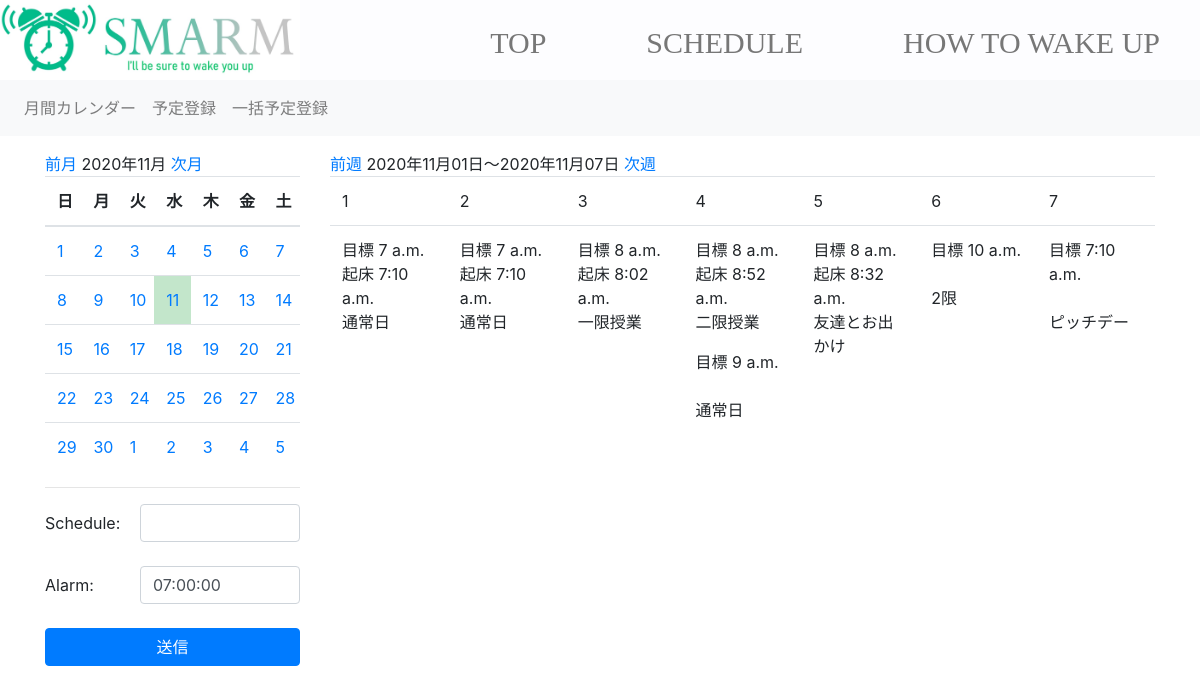
Screenshot of /schedule/mycalendar/2020/11/1/ with the database file from the repository.
### wakeup/models.py (models this page shows, shortened)
class Schedule(models.Model):
    summary = models.CharField('Schedule', max_length=50)
    start_time = models.TimeField('Alarm', default=datetime.time(7, 0, 0))
    end_time = models.TimeField('WakeUp', blank=True, null=True)
    date = models.DateField('日付')
    created_at = models.DateTimeField('作成日', default=timezone.now)

### wakeup/views.py (the view, shortened to what this page needs)
# urls.py: path('schedule/mycalendar/', views.MyCalendar.as_view(), name='mycalendar'),
class MyCalendar(mixins.MonthCalendarMixin, mixins.WeekWithScheduleMixin, generic.CreateView):
    template_name = 'wakeup/mycalendar.html'
    model = Schedule
    date_field = 'date'
    form_class = BS4ScheduleForm
    def get_context_data(self, **kwargs):
        context = super().get_context_data(**kwargs)
        week_calendar_context = self.get_week_calendar()
        month_calendar_context = self.get_month_calendar()
        context.update(week_calendar_context)
        context.update(month_calendar_context)
        return context

### wakeup/forms.py (shortened to what this page needs)
class BS4ScheduleForm(forms.ModelForm):
    class Meta:
        model = Schedule
        fields = ('summary', 'start_time')
        widgets = {
            'summary': forms.TextInput(attrs={
                'class': 'form-control',
            }),
            'start_time': forms.TextInput(attrs={
                'class': 'form-control',
            }),
        }

### wakeup/mixins.py (called while the page is built)
    def setup_calendar(self):
        self._calendar = calendar.Calendar(self.first_weekday)

    def get_week_names(self):
        week_names = deque(self.week_names)
        week_names.rotate(-self.first_weekday)  # リスト内の要素を右に1つずつ移動...なんてときは、dequeを使うと中々面白いです
        return week_names

    def get_previous_month(self, date):
        if date.month == 1:
            return date.replace(year=date.year-1, month=12, day=1)
        else:
            return date.replace(month=date.month-1, day=1)

    def get_next_month(self, date):
        if date.month == 12:
            return date.replace(year=date.year+1, month=1, day=1)
        else:
            return date.replace(month=date.month+1, day=1)

    def get_month_days(self, date):
        return self._calendar.monthdatescalendar(date.year, date.month)

    def get_current_month(self):
        month = self.kwargs.get('month')
        year = self.kwargs.get('year')
        if month and year:
            month = datetime.date(year=int(year), month=int(month), day=1)
        else:
            month = datetime.date.today().replace(day=1)
        return month

    def get_month_calendar(self):
        self.setup_calendar()
        current_month = self.get_current_month()
        calendar_data = {
            'now': datetime.date.today(),
            'month_days': self.get_month_days(current_month),
            'month_current': current_month,
            'month_previous': self.get_previous_month(current_month),
            'month_next': self.get_next_month(current_month),
            'week_names': self.get_week_names(),
        }
        return calendar_data

    def get_week_days(self):
        month = self.kwargs.get('month')
        year = self.kwargs.get('year')
        day = self.kwargs.get('day')
        if month and year and day:
            date = datetime.date(year=int(year), month=int(month), day=int(day))
        else:
            date = datetime.date.today()
        for week in self._calendar.monthdatescalendar(date.year, date.month):
            if date in week:  # 週ごとに取り出され、中身は全てdatetime.date型。該当の日が含まれていれば、それが今回表示すべき週です
                return week

### wakeup/templates/wakeup/mycalendar.html (shortened to what this page needs)
{% extends 'wakeup/schedule_base.html' %}
{% block content %}
    <div class="row">
        <div class="col-md-3">
            {% include 'wakeup/includes/month.html' %}
            <hr>
            <form action="" method="POST">
                {% for field in form %}
                    <div class="form-group row">
                        <label for="{{ field.id_for_label }}"
                               class="col-sm-4 col-form-label">{{ field.label_tag }}</label>
                        <div class="col-sm-8">
                            {{ field }}
                        </div>
                    </div>
                {% endfor %}
                <button type="submit" class="btn btn-primary btn-block">送信</button>
            </form>
        </div>
        <div class="col-md-9">
            {% include 'wakeup/includes/week.html' %}
        </div>
    </div>
{% endblock %}
{% block extrajs %}
    <link rel="stylesheet" type="text/css"
          href="https://cdnjs.cloudflare.com/ajax/libs/timedropper/1.0/timedropper.min.css">
{% endblock %}

### wakeup/templates/wakeup/includes/week.html (shortened to what this page needs)
<a href="{% url 'wakeup:mycalendar' week_previous.year week_previous.month  week_previous.day %}">前週</a>
{{ week_first | date:"Y年m月d日" }}〜{{ week_last | date:"Y年m月d日" }}
<a href="{% url 'wakeup:mycalendar' week_next.year week_next.month  week_next.day %}">次週</a>
<table class="table" style="table-layout: fixed;">
    <tbody>
    <tr>
        {% for day in week_days %}
            {% if now == day %}
                <td class="table-success">
                    {% else %}
                <td>
            {% endif %}
        {% if week_first.month != day.month %}
            {{ day | date:"m/d" }}
        {% else %}
            {{ day.day }}
        {% endif %}
        </td>
        {% endfor %}
    </tr>
    <tr>
        {% for schedules in week_day_schedules.values %}
            <td>
                {% for s in schedules %}
                    目標  {{ s.start_time }}<br>
                    {% if s.end_time != None %}
                        起床  {{ s.end_time }}<br>
                    {% else %}
                        <br>
                    {% endif %}
                    {{ s.summary }}<br>
                {% endfor %}
            </td>
        {% endfor %}
    </tr>
    </tbody>
</table>

### wakeup/static/css/base.css (style rules this page uses)
* { margin: 0px; padding: 0px; }
body { background: #fff; }

### wakeup/static/css/schedule_base.css (style rules this page uses)
* { margin: 0px; padding: 0px; }

### rows the page displays
Schedule: start_time "7 a.m.", end_time "7:10 a.m.", summary "通常日"
Schedule: start_time "7 a.m.", end_time "7:10 a.m.", summary "通常日"
Schedule: start_time "8 a.m.", end_time "8:02 a.m.", summary "一限授業"
Schedule: start_time "8 a.m.", end_time "8:52 a.m.", summary "二限授業"
Schedule: start_time "9 a.m.", summary "通常日"
Schedule: start_time "8 a.m.", end_time "8:32 a.m.", summary "友達とお出かけ"
Schedule: start_time "10 a.m.", summary "2限"
Schedule: start_time "7:10 a.m.", summary "ピッチデー"

### other values shown
{{ month_current | date:"Y年m月" }} "2020年11月"
{{ w }} "日" "月" "火" "水" "木" "金" "土"
{{ day.day }} "1" "2" "3" "4" "5" "6" "7" "8" "9" "10" "11" "12" "13" "14" "15" "16" "17" "18" "19" "20" "21" "22" "23" "24" "25" "26" "27" "28" "29" "30" "1" "2" "3" "4" "5"
{{ field.label_tag }} "Schedule:" "Alarm:"
{{ week_first | date:"Y年m月d日" }} "2020年11月01日"
{{ week_last | date:"Y年m月d日" }} "2020年11月07日"
{{ day.day }} "1" "2" "3" "4" "5" "6" "7"
